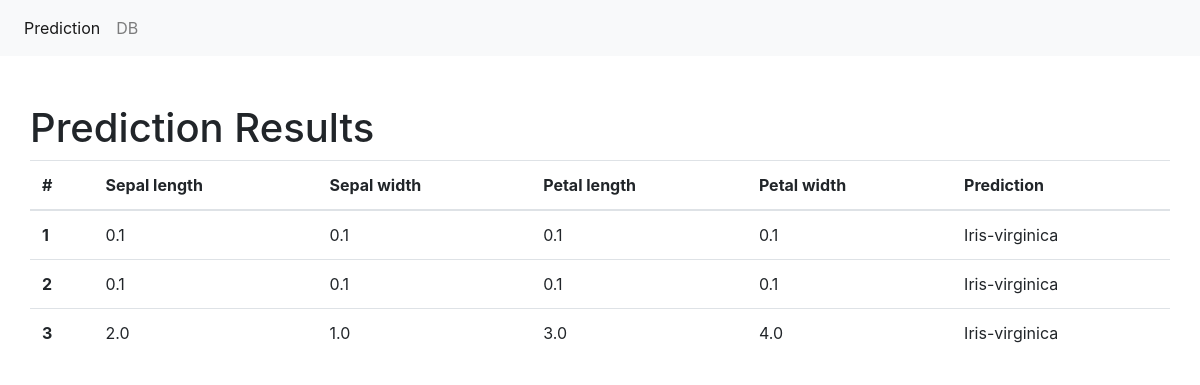
The app's page /results/ with its own data.
### predict/models.py (models this page shows, shortened)
class PredResults(models.Model):
    sepal_length = models.FloatField()
    sepal_width = models.FloatField()
    petal_width = models.FloatField()
    petal_length = models.FloatField()
    classification = models.CharField(max_length=30)

### predict/views.py (the view)
# urls.py: path('results/', views.view_results, name = 'results'),
def view_results(request):
    data = {"dataset": PredResults.objects.all()}
    return render(request, "results.html", data)

### templates/results.html
{% extends "base.html" %}
{% block main %}
    <div class="container pt-5">
        <div class="row">
        <h1>Prediction Results</h1>
            <table class="table">
                <thead>
                <tr>
                <th scope="col">#</th>
                <th scope="col">Sepal length</th>
                <th scope="col">Sepal width</th>
                <th scope="col">Petal length</th>
                <th scope="col">Petal width</th>
                <th scope="col">Prediction</th>
                </tr>
                </thead>
                <tbody>
                {% for data in dataset %}
                    <tr>
                    <th scope="row">{{ data.id }}</th>
                    <td>{{ data.sepal_length }}</td>
                    <td>{{ data.sepal_width }}</td>
                    <td>{{ data.petal_length }}</td>
                    <td>{{ data.petal_width }}</td>
                    <td>{{ data.classification }}</td>
                    </tr>
                {% endfor %}
                </tbody>
            </table>
        </div>
    </div>
{% endblock %}

### templates/base.html (shortened to what this page needs)
<!doctype html>
<html lang="en">
    <head>
    <link rel="stylesheet" href="https://stackpath.bootstrapcdn.com/bootstrap/4.4.1/css/bootstrap.min.css">
    </head>
    <body>
    <nav class="navbar navbar-expand-lg navbar-light bg-light">
        <div class="collapse navbar-collapse" id="navbarSupportedContent">
            <ul class="navbar-nav mr-auto">
                <li class="nav-item active">
                    <a class="nav-link" href="/">Prediction <span class="sr-only">(current)</span></a>
                </li>
                <li class="nav-item">
                    <a class="nav-link" href="/results">DB</a>
                </li>
            </ul>
        </div>
    </nav>
    {% block main %}
    {% endblock %}
    </body>
</html>

### records on screen
PredResults: id "1", sepal_length "0.1", sepal_width "0.1", petal_length "0.1", petal_width "0.1", classification "Iris-virginica"
PredResults: id "2", sepal_length "0.1", sepal_width "0.1", petal_length "0.1", petal_width "0.1", classification "Iris-virginica"
PredResults: id "3", sepal_length "2.0", sepal_width "1.0", petal_length "3.0", petal_width "4.0", classification "Iris-virginica"
